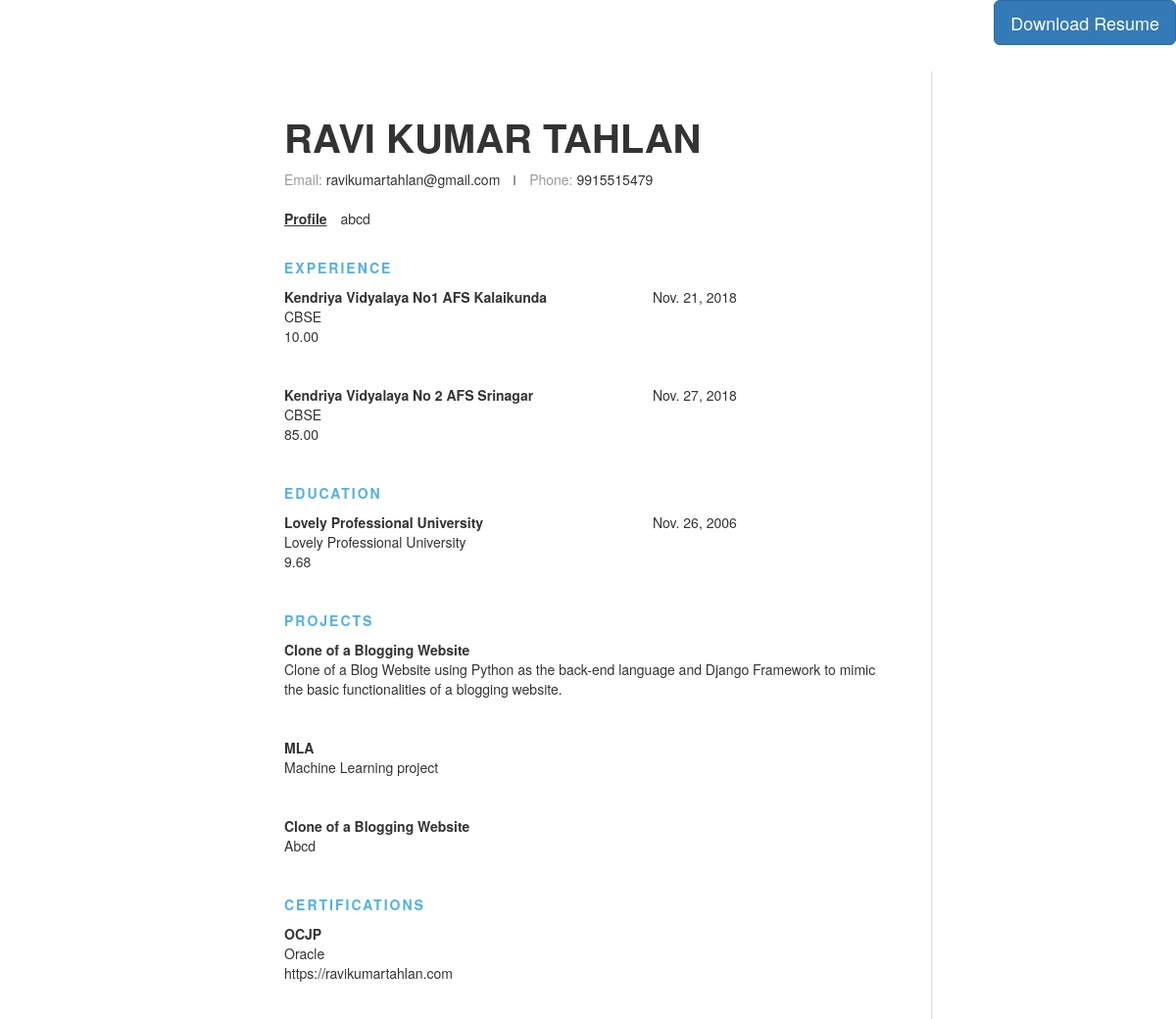
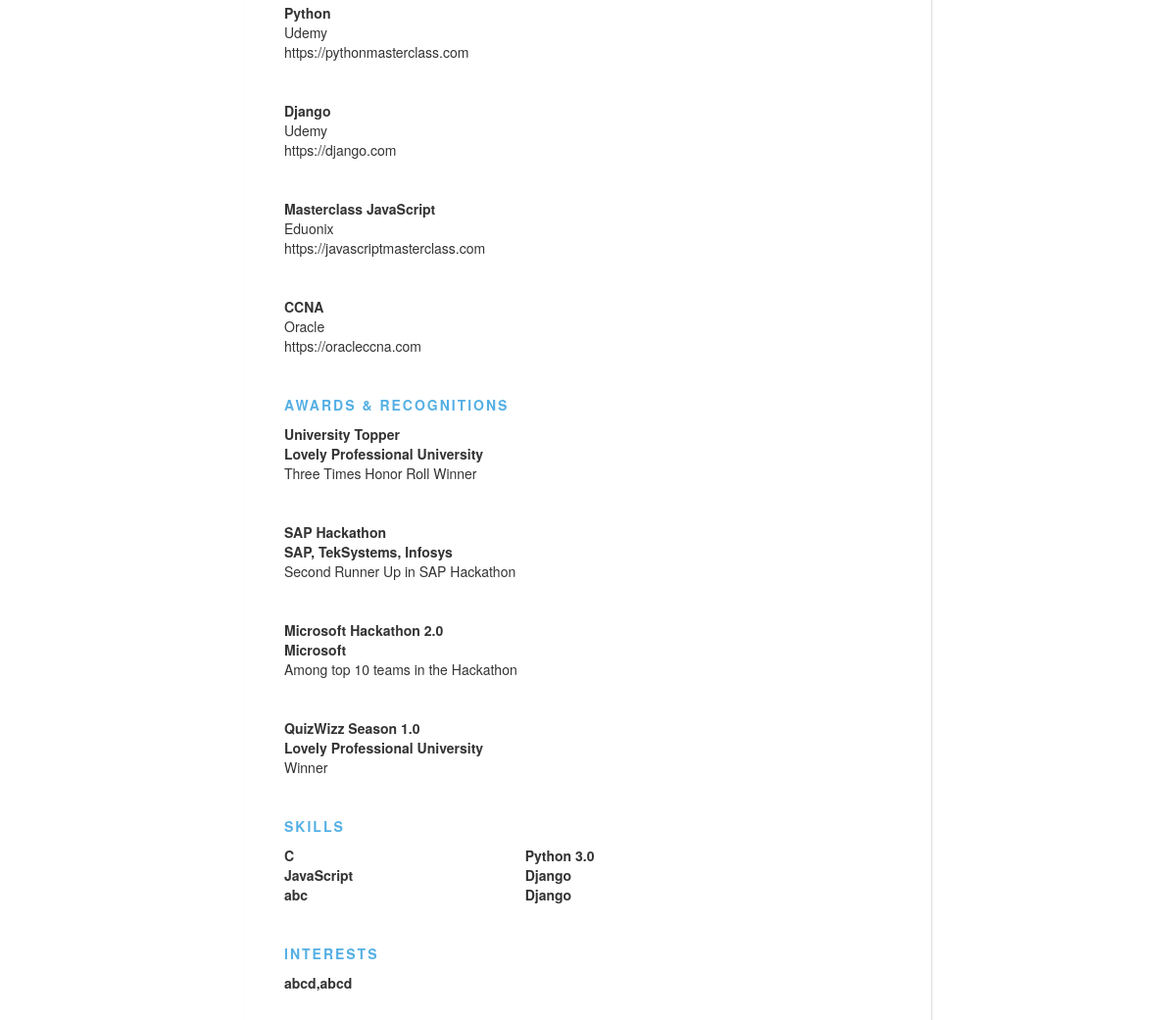
/job_seeker/review1/ (signed in), run on the app's committed database (2 pictures, top to bottom).
### job_seeker/models.py (models this page shows, shortened)
class UserModel(models.Model):
    user = models.ForeignKey(User, on_delete=models.CASCADE)
    full_name = models.CharField(max_length = 60, blank = False)
    user_email = models.EmailField(null = True)
    gender_options = (
            ('M', 'Male'),
            ('F', 'Female'),
    )
    gender = models.CharField(max_length = 6, choices = gender_options, default = 'Male')
    date_of_birth = models.DateField(null = True, blank = True)
    mobile_number = models.PositiveIntegerField()
    address_line1 = models.CharField(max_length = 100, blank = True)
    address_line2 = models.CharField(max_length = 100, blank = True)
    city = models.CharField(max_length = 100, blank = False)
    state = models.CharField(max_length = 100, blank = False)
    zip = models.PositiveIntegerField()
    tenth_institution = models.CharField(max_length = 100, blank = True)
    tenth_board = models.CharField(max_length = 100, blank = True)
    tenth_result = models.DecimalField(max_digits = 5, decimal_places = 2, blank = True)
    tenth_date = models.DateField(null = True, blank = True,default=datetime.date.today)
    twelfth_institution = models.CharField(max_length = 100, blank = True)
    twelfth_board = models.CharField(max_length = 100,null = True, blank = True)
    twelfth_result = models.DecimalField(max_digits = 5, decimal_places = 2, null = True, blank = True)
    twelfth_date = models.DateField(null = True, blank = True,default=datetime.date.today)
    diploma_institution = models.CharField(max_length = 100, blank = True,null = True)
    diploma_board = models.CharField(max_length = 100, blank = True,null = True)
    diploma_result = models.DecimalField(max_digits = 5, decimal_places = 2, blank = True,null = True)
    diploma_date = models.DateField(null = True, blank = True,default=datetime.date.today)
    bachelor_institution = models.CharField(max_length = 100, blank = True)
    bachelor_board = models.CharField(max_length = 100, blank = True)
    bachelor_result = models.DecimalField(max_digits = 5, decimal_places = 2, blank = True)
    bachelor_program = models.CharField(max_length = 100, blank = True)
    bachelor_stream = models.CharField(max_length = 100, blank = True)
    bachelor_date = models.DateField(null = True, blank = True,default=datetime.date.today)
    resume_headline = models.CharField(max_length = 500, blank = True, null = True)
    extra_curriculam = models.CharField(max_length = 600, blank = True,null = True)
    hobies = models.CharField(max_length = 600, blank = True,null = True,)

class Project(models.Model):
    user = models.ForeignKey(User, on_delete = models.CASCADE, related_name = 'projects')
    project_name = models.CharField(max_length = 100, blank = False)
    project_description = models.CharField(max_length = 600, blank = False)
    project_link = models.URLField(max_length = 500, blank = True)
    start_date = models.DateField()
    end_date = models.DateField()

class Certification(models.Model):
    user = models.ForeignKey(User, on_delete = models.CASCADE, related_name = 'certifications')
    certification_name = models.CharField(max_length = 300, blank = False)
    certification_organization = models.CharField(max_length = 100, blank = False, null = True)
    certificate_link = models.URLField(max_length = 500, blank = True)
    valid_from = models.DateField()
    valid_till = models.DateField()

class Award(models.Model):
    user = models.ForeignKey(User, on_delete = models.CASCADE, related_name = 'awards')
    award_name = models.CharField(max_length = 100, blank = False)
    award_organization = models.CharField(max_length = 200, blank = False)
    award_description = models.CharField(max_length = 600, blank = True)

class Skill(models.Model):
    user = models.ForeignKey(User, on_delete = models.CASCADE, related_name = 'skills')
    skill_name = models.CharField(max_length = 100, blank = False)

### job_seeker/views.py (the view)
class Res1(TemplateView):
    template_name = 'resumes/res1.html'
    def get_context_data(self, **kwargs):
        context = super(Res1, self).get_context_data(**kwargs)
        context['user'] = self.request.user
        context['user_data'] = UserModel.objects.get(user = self.request.user)
        context['project_list'] = Project.objects.filter(user = self.request.user)
        context['skill_list'] = Skill.objects.filter(user = self.request.user)
        context['award_list'] = Award.objects.filter(user = self.request.user)
        context['certification_list'] = Certification.objects.filter(user = self.request.user)
        return context

### job_seeker/templates/resumes/res1.html (shortened to what this page needs)
<!DOCTYPE html>
<html>
<head>
    <link rel="stylesheet" href="https://kendo.cdn.telerik.com/2017.2.621/styles/kendo.common-material.min.css" />
    <link rel="stylesheet" href="https://kendo.cdn.telerik.com/2017.2.621/styles/kendo.material.min.css" />
    <link rel="stylesheet" href="https://kendo.cdn.telerik.com/2017.2.621/styles/kendo.material.mobile.min.css" />
  <link rel="stylesheet" type="text/css" href="https://maxcdn.bootstrapcdn.com/bootstrap/3.3.7/css/bootstrap.min.css"/>
</head>
<body>
    <div style="float: right;">
    	<button onclick="ExportPdf()" class="btn btn-primary btn-lg" >Download Resume</button>
    </div>
    <br>
<div class="contain" id="resume" >
<div class="header">
    <div class="full-name">
      <span class="first-name">{{ user_data.full_name }}</span>
    </div>
    <div class="contact-info">
      <span class="email">Email: </span>
      <span class="email-val">{{ user_data.user_email }}</span>
      <span class="separator"></span>
      <span class="phone">Phone: </span>
      <span class="phone-val">{{ user_data.mobile_number}}</span>
    </div>
    <div class="about">
      <span class="position">Profile</span>
      <span class="desc">
        {{ user_data.resume_headline }}
      </span>
    </div>
</div>
   <div class="details">
    <div class="section">
      <div class="section__title">Experience</div>
      <div class="section__list">
        <div class="section__list-item">
          <div class="left">
            <div class="name">{{ user_data.tenth_institution }}</div>
            <div>{{ user_data.tenth_board }}</div>
            <div>{{ user_data.tenth_result }}</div>
          </div>
          <div class="right">
            <div class="duration">{{ user_data.tenth_date }}</div>
          </div>
        </div>
                <div class="section__list-item">
          <div class="left">
            <div class="name">{{ user_data.twelfth_institution }}</div>
            <div>{{ user_data.twelfth_board }}</div>
            <div>{{ user_data.twelfth_result }}</div>
          </div>
          <div class="right">
            <div class="duration">{{ user_data.twelfth_date }}</div>
          </div>
        </div>
      </div>
    </div>
    <div class="section">
      <div class="section__title">Education</div>
      <div class="section__list">
        <div class="section__list-item">
          <div class="left">
            <div class="name">{{user_data.bachelor_institution}}</div>
             <div class="desc">{{ user_data.bachelor_board }}</div>
             <div class="desc">{{ user_data.bachelor_result}}</div>
          </div>
          <div class="right">
            <div class="duration">{{ user_data.bachelor_date}}</div>
          </div>
        </div>
      </div>
  	</div>
    <div class="section">
      <div class="section__title">Projects</div>
       <div class="section__list">
         {% for project in project_list %}
         <div class="section__list-item">
           <div class="name">{{ project.project_name }}</div>
           <div class="text">{{ project.project_description }}</div>
         </div>
        {% endfor %}
       </div>
    </div>
    <div class="section">
      <div class="section__title">Certifications</div>
       <div class="section__list">
         {% for certificate in certification_list%}
         <div class="section__list-item">
           <div class="name">{{ certificate.certification_name }}</div>
           <div class="text">{{ certificate.certification_organization }}</div>
           <div>{{ certificate.certificate_link }}</div>
         </div>
         {% endfor %}
       </div>
    </div>
    <div class="section">
      <div class="section__title">Awards & Recognitions</div>
       <div class="section__list">
         {% for award in award_list %}
         <div class="section__list-item">
           <div class="name">{{ award.award_name }}</div>
           <div class="name">{{ award.award_organization }}</div>
           <div class="text">{{ award.award_description}}</div>
         </div>
         {% endfor %}
       </div>
    </div>
    <div class="section">
       <div class="section__title">Skills</div>
       <div class="skills">
         <div class="skills__item">
           {% for skill in skill_list %}
           <div class="right"><div class="name">{{ skill.skill_name }} </div></div>
           {% endfor %}
         </div>
   	   </div>
   	</div>
    <div class="section">
  	 <div class="section__title">
  	   Interests
  	   </div>
  	   <div class="section__list">
  	      <div class="section__list-item name">
  	        {{ user_data.hobies}}
  	      </div>
  	   </div>
  	</div>
   </div>
</div>
</body>
</html>

### job_seeker/templates/resumes/res1.html (style rules this page uses)
* { margin: 0; padding: 0; box-sizing: border-box; }
html { height: 100%; }
body { min-height: 100%; background: #eee; font-family: 'Lato', sans-serif; font-weight: 400; color: #222; font-size: 14px; line-height: 26px; padding-bottom: 50px; }
.contain { max-width: 700px; background: #fff; margin: 0px auto 0px; box-shadow: 1px 1px 2px #DAD7D7; border-radius: 3px; padding: 40px; margin-top: 50px; }
.header { margin-bottom: 30px; }
.header .full-name { font-size: 40px; text-transform: uppercase; margin-bottom: 5px; }
.header .first-name { font-weight: 700; }
.header .contact-info { margin-bottom: 20px; }
.header .email, .header .phone { color: #999; font-weight: 300; }
.header .separator { height: 10px; display: inline-block; border-left: 2px solid #999; margin: 0px 10px; }
.header .position { font-weight: bold; display: inline-block; margin-right: 10px; text-decoration: underline; }
.details { line-height: 20px; }
.details .section { margin-bottom: 40px; }
.details .section:last-of-type { margin-bottom: 0px; }
.details .section__title { letter-spacing: 2px; color: #54AFE4; font-weight: bold; margin-bottom: 10px; text-transform: uppercase; }
.details .section__list-item { margin-bottom: 40px; }
.details .section__list-item:last-of-type { margin-bottom: 0; }
.details .left, .details .right { vertical-align: top; display: inline-block; }
.details .left { width: 60%; }
.details .right { tex-align: right; width: 39%; }
.details .name { font-weight: bold; }
.details .skills__item { margin-bottom: 10px; }

### data on the page
UserModel: full_name "RAVI KUMAR TAHLAN", user_email "ravikumartahlan@gmail.com", mobile_number "9915515479", resume_headline "abcd", tenth_institution "Kendriya Vidyalaya No1 AFS Kalaikunda", tenth_board "CBSE", tenth_result "10.00", tenth_date "Nov. 21, 2018", twelfth_institution "Kendriya Vidyalaya No 2 AFS Srinagar", twelfth_board "CBSE", twelfth_result "85.00", twelfth_date "Nov. 27, 2018", bachelor_institution "Lovely Professional University", bachelor_board "Lovely Professional University", bachelor_result "9.68", bachelor_date "Nov. 26, 2006", hobies "abcd,abcd"
Project: project_name "Clone of a Blogging Website", project_description "Clone of a Blog Website using Python as the back-end language and Django Framework to mimic the basic functionalities of a blogging website."
Project: project_name "MLA", project_description "Machine Learning project"
Project: project_name "Clone of a Blogging Website", project_description "Abcd"
Certification: certification_name "OCJP", certification_organization "Oracle", certificate_link "https://ravikumartahlan.com"
Certification: certification_name "Python", certification_organization "Udemy", certificate_link "https://pythonmasterclass.com"
Certification: certification_name "Django", certification_organization "Udemy", certificate_link "https://django.com"
Certification: certification_name "Masterclass JavaScript", certification_organization "Eduonix", certificate_link "https://javascriptmasterclass.com"
Certification: certification_name "CCNA", certification_organization "Oracle", certificate_link "https://oracleccna.com"
Award: award_name "University Topper", award_organization "Lovely Professional University", award_description "Three Times Honor Roll Winner"
Award: award_name "SAP Hackathon", award_organization "SAP, TekSystems, Infosys", award_description "Second Runner Up in SAP Hackathon"
Award: award_name "Microsoft Hackathon 2.0", award_organization "Microsoft", award_description "Among top 10 teams in the Hackathon"
Award: award_name "QuizWizz Season 1.0", award_organization "Lovely Professional University", award_description "Winner"
Skill: skill_name "C"
Skill: skill_name "Python 3.0"
Skill: skill_name "JavaScript"
Skill: skill_name "Django"
Skill: skill_name "abc"
Skill: skill_name "Django"
